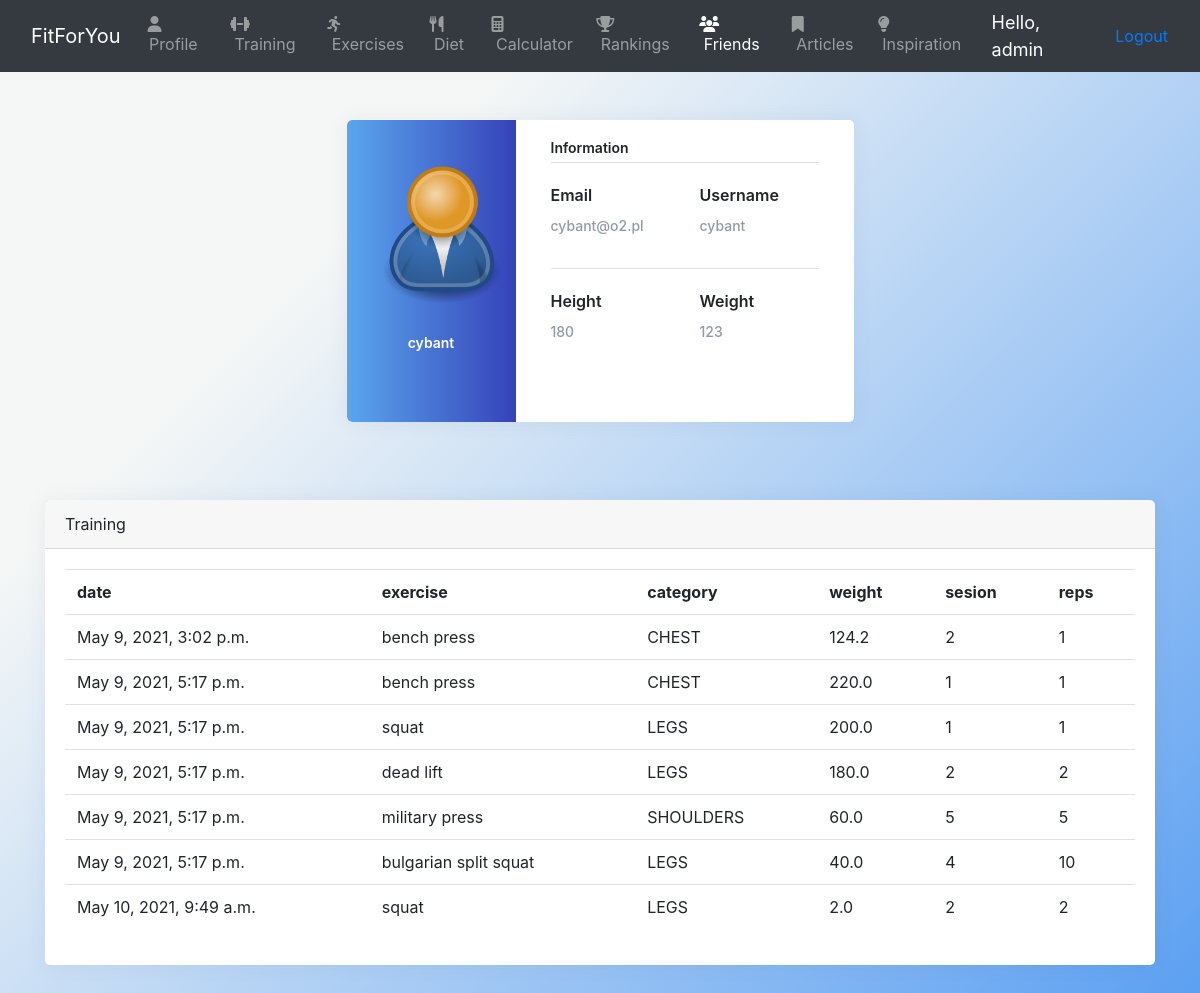
The app's page /friendProfile/3 (signed in) with its own data.
### Workout/models.py (models this page shows, shortened)
class Customer(models.Model):
    user = models.OneToOneField(User, on_delete=models.CASCADE, blank=True, null=True)
    username = models.CharField(max_length=50, null=True)
    name = models.CharField(max_length=50, null=True)
    surname = models.CharField(max_length=50, null=True)
    email = models.CharField(max_length=50, null=True)
    number = models.IntegerField(validators=[MinValueValidator(100000000), MaxValueValidator(999999999)],null=True)
    date_created = models.DateTimeField(auto_now_add=True, null=True)
    weight = models.IntegerField(validators=[MinValueValidator(10), MaxValueValidator(500)], null=True)
    height = models.IntegerField(validators=[MinValueValidator(100), MaxValueValidator(400)],null=True)
    image = models.ImageField(default = "profile.png" , blank=True, null=True);

class Training(models.Model):
    date = models.DateTimeField(auto_now_add=True, null=True)
    exercise = models.ForeignKey(
        Exercises, null=True, on_delete=models.SET_NULL)
    customer = models.ForeignKey(
        Customer, null=True, on_delete=models.SET_NULL)
    weigth = models.FloatField(validators=[MinValueValidator(0), MaxValueValidator(500)],null=True)
    sesion = models.IntegerField(validators=[MinValueValidator(0), MaxValueValidator(100)],null=True)
    reps = models.IntegerField(validators=[MinValueValidator(0), MaxValueValidator(500)],null=True)

class Exercises(models.Model):
    CATEGORY = (
        ('CHEST','CHEST'),
        ('LEGS','LEGS'),
        ('ABS','ABS'),
        ('SHOULDERS','SHOULDERS'),
        ('BICEPS & TRICEPS','BICEPS & TRICEPS'),
        ('BOOTY','BOOTY'),
        ('CARDIO','CARDIO'),
        ('BACK','BACK')
    )
    LEVEL = (
        ('PROFESSIONAL','PROFESSIONAL'),
        ('BEGINNER','BEGINNER'),
        ('INTERMEDIATE' , 'INTERMEDIATE')
    )
    name = models.CharField(max_length=50 , null=True);
    category = models.CharField(max_length=50, null=True , choices=CATEGORY)
    level = models.CharField(max_length=50, null=True , choices=LEVEL)
    def __str__(self):
        return self.name

### Workout/views.py (the view)
# urls.py: path('friendProfile/<str:pk>',views.friendProfile, name='friendProfile'),
@login_required(login_url='main')
def friendProfile(request, pk):
    friend = Customer.objects.get(id=pk)
    username = friend.username
    name = friend.name
    email = friend.email
    phone = friend.number
    height = friend.height
    weight = friend.weight
    training = Training.objects.all()
    training = training.filter(customer = friend)
    context = {'name': name, 'email': email,
               'phone': phone, 'height': height, 'weight': weight, 'username':username,
               'training':training, 'friend':friend}
    return render(request, 'Workout/friendProfile.html', context)

### Workout/templates/Workout/friendProfile.html (shortened to what this page needs)
<link rel="stylesheet" href="https://stackpath.bootstrapcdn.com/bootstrap/4.4.1/css/bootstrap.min.css"
>
<link rel="stylesheet" href="https://cdnjs.cloudflare.com/ajax/libs/font-awesome/4.7.0/css/font-awesome.min.css">
<nav class="navbar navbar-expand-lg navbar-dark bg-dark">
    <div class="container mx-auto">
        <a class="navbar-brand" href="{% url 'main' %}">FitForYou</a>
        <div class="collapse navbar-collapse" id="navbarSupportedContent">
            <div class="navbar-nav">
                <a class="nav-item nav-link" href="{% url 'profile' %}"><i class="fa fa-fw fa-user"></i>&nbsp;Profile
                    <span class="sr-only">(current)</span></a>
                <a class="nav-item nav-link" href="{% url 'training' %}"><i class="fas fa-dumbbell"></i>&nbsp;Training</a>
                <a class="nav-item nav-link" href="{% url 'exercises'%}"><i class="fas fa-running"></i>&nbsp;Exercises</a>
                <a class="nav-item nav-link" href="{% url 'diet' %}"><i class="fas fa-utensils"></i>&nbsp;Diet</a>
                <a class="nav-item nav-link" href="{% url 'calculator'%}"><i class="fas fa-calculator"></i>&nbsp;Calculator</a>
                <a class="nav-item nav-link" href="{% url 'rankings'%}"><i class="fas fa-trophy"></i>&nbsp;Rankings</a>
                <a class="nav-item nav-link active" href="{% url 'friends'%}"><i class="fas fa-users"></i>&nbsp;Friends</a>
                <a class="nav-item nav-link" href="{% url 'articles'%}"><i class="fas fa-bookmark"></i>&nbsp;Articles</a>
                <a class="nav-item nav-link" href="{% url 'inspiration'%}"><i class="fas fa-lightbulb"></i>&nbsp;Inspiration</a>
            </div>
        </div>
    </div>
    <span class="hello-msg">Hello, {{request.user}}</span>
    <span><a class="nav-item nav-link" href="{% url 'logout' %}"">Logout</a></span>
</nav>
<div class="page-content page-container" id="page-content">
    <div class="padding">
        <div class=" container d-flex justify-content-center">
            <div class="col-xl-6 col-md-12">
                <div class="card user-card-full">
                    <div class="row m-l-0 m-r-0">
                        <div class="col-sm-4 bg-c-lite-green user-profile">
                            <div class="card-block text-center text-white">
                                <div class="m-b-25"> <img width="150" height="150" class="img-radius" alt="User-Profile-Image"
                                    src="\static\images\User_icon_2.png">
                                </div>
                                <h6 class="f-w-600">{{ name }}</h6>
                            </div>
                        </div>
                        <div class="col-sm-8">
                            <div class="card-block">
                                <h6 class="m-b-20 p-b-5 b-b-default f-w-600">Information</h6>
                                <div class="row">
                                    <div class="col-sm-6">
                                        <p class="m-b-10 f-w-600">Email</p>
                                        <h6 class="text-muted f-w-400">{{ email }}</h6>
                                    </div>
                                    <div class="col-sm-6">
                                        <p class="m-b-10 f-w-600">Username</p>
                                        <h6 class="text-muted f-w-400">{{ username }}</h6>
                                    </div>
                                </div>
                                <h6 class="m-b-20 m-t-40 p-b-5 b-b-default f-w-600"></h6>
                                <div class="row">
                                    <div class="col-sm-6">
                                        <p class="m-b-10 f-w-600">Height</p>
                                        <h6 class="text-muted f-w-400">180</h6>
                                    </div>
                                    <div class="col-sm-6">
                                        <p class="m-b-10 f-w-600">Weight</p>
                                        <h6 class="text-muted f-w-400">123</h6>
                                    </div>
                                </div>
                                <ul class="social-link list-unstyled m-t-40 m-b-10">
                                </ul>
                            </div>
                        </div>
                    </div>
                </div>
            </div>
        </div>
    </div>
</div>
<div class="container">
    <div class="row">
        <div class="col-12">
            <div class="card">
                <div class="card-header">
                    Training
                </div>
                <div class="card-body">
                    <table class="table">
                        <tr>
                            <th> date </th>
                            <th> exercise </th>
                            <th> category </th>
                            <th> weight </th>
                            <th> sesion </th>
                            <th> reps </th>
                        </tr>
                        {% for i in training%}
                            <tr>
                                <td>{{i.date}}</td>
                                <td>{{i.exercise}}</td>
                                <td>{{i.exercise.category}}</td>
                                <td>{{i.weigth}}</td>
                                <td>{{i.sesion}}</td>
                                <td>{{i.reps}}</td>
                            </tr>
                        {% endfor %}
                    </table>
                </div>
            </div>
        </div>
    </div>
</div>

### Workout/templates/Workout/friendProfile.html (style rules this page uses)
.hello-msg { font-size: 18px; color: white; margin-right: 20px; }
.padding { padding: 3rem !important }
.user-card-full { overflow: hidden }
.card { border-radius: 5px; -webkit-box-shadow: 0 1px 20px 0 rgba(69, 90, 100, 0.08); box-shadow: 0 1px 20px 0 rgba(69, 90, 100, 0.08); border: none; margin-bottom: 30px }
.m-r-0 { margin-right: 0px }
.m-l-0 { margin-left: 0px }
.user-card-full .user-profile { border-radius: 5px 0 0 5px }
.bg-c-lite-green { background: -webkit-gradient(linear, left top, right top, from(#f29263), to(#ee5a6f)); background: linear-gradient(to right, #ee5a6f, #f29263) }
.user-profile { padding: 20px 0 }
.card-block { padding: 1.25rem }
.m-b-25 { margin-bottom: 25px }
.img-radius { border-radius: 5px }
h6 { font-size: 14px }
.card .card-block p { line-height: 25px }
.b-b-default { border-bottom: 1px solid #e0e0e0 }
.m-b-20 { margin-bottom: 20px }
.p-b-5 { padding-bottom: 5px !important }
.m-b-10 { margin-bottom: 10px }
.text-muted { color: #919aa3 !important }
.f-w-600 { font-weight: 600 }
.m-t-40 { margin-top: 20px }
.bg-c-lite-green { background: -webkit-gradient(linear, left top, right top, from(#63c5f2), to(#5a5cee)); background: linear-gradient(to right, #5aa6ee, #3542b8) }

### records on screen
Customer: name "cybant", email "cybant@o2.pl", username "cybant"
Training: date "May 9, 2021, 3:02 p.m.", exercise "bench press", exercise.category "CHEST", weigth "124.2", sesion "2", reps "1"
Training: date "May 9, 2021, 5:17 p.m.", exercise "bench press", exercise.category "CHEST", weigth "220.0", sesion "1", reps "1"
Training: date "May 9, 2021, 5:17 p.m.", exercise "squat", exercise.category "LEGS", weigth "200.0", sesion "1", reps "1"
Training: date "May 9, 2021, 5:17 p.m.", exercise "dead lift", exercise.category "LEGS", weigth "180.0", sesion "2", reps "2"
Training: date "May 9, 2021, 5:17 p.m.", exercise "military press", exercise.category "SHOULDERS", weigth "60.0", sesion "5", reps "5"
Training: date "May 9, 2021, 5:17 p.m.", exercise "bulgarian split squat", exercise.category "LEGS", weigth "40.0", sesion "4", reps "10"
Training: date "May 10, 2021, 9:49 a.m.", exercise "squat", exercise.category "LEGS", weigth "2.0", sesion "2", reps "2"

### other values on screen
{{ request.user }} "admin"
